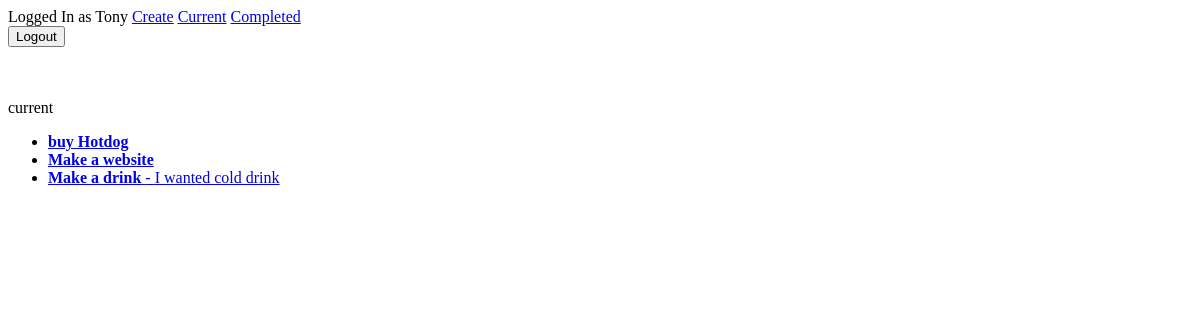
Page /current/ (signed in) on the earlier database version.
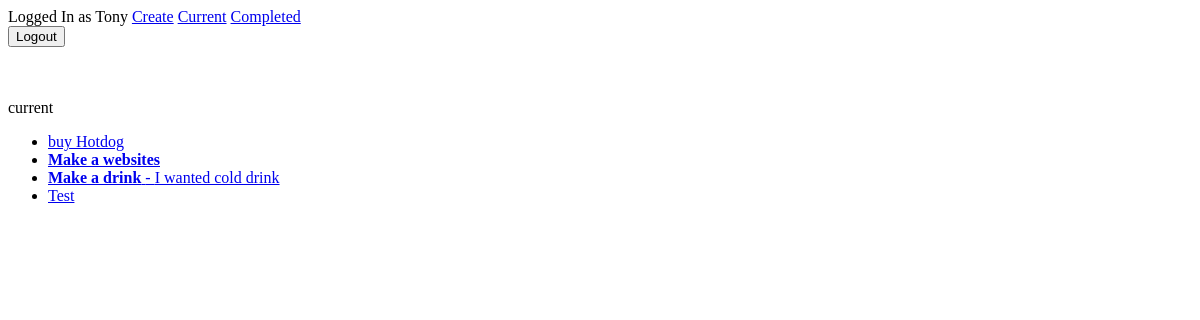
Same page on the later database version.
### todo/models.py (models this page shows, shortened)
class Todo(models.Model):
    title = models.CharField(max_length=100)
    memo = models.TextField(blank=True)
    created = models.DateTimeField(auto_now_add=True)
    datecompleted = models.DateTimeField(null=True, blank=True)
    important = models.BooleanField(default=False)
    user = models.ForeignKey(User, on_delete=models.CASCADE)

### todo/views.py (the view)
# urls.py: path('current/', views.currenttodos, name="currenttodos"),
@login_required
def currenttodos(request):
    todos = Todo.objects.filter(user=request.user, datecompleted__isnull=True)
    return render(request, 'todo/currenttodos.html', {'todos':todos})

### todo/templates/todo/currenttodos.html
{% extends 'todo/base.html' %}
{% block content %}
current
<ul>
  {% for todo in todos %}
  <li>
    <a href="{% url 'viewtodo' todo.id %}">
    {% if todo.important %}<b>{% endif %}{{ todo.title }}{% if todo.important %}</b>{% endif %}
    {% if todo.memo %} - {{ todo.memo }}{% endif %}
    </a>
  </li>
  {% endfor %}
</ul>
{% endblock %}

Differences in the rows shown:
changed Todo "buy Hotdog": important True → False (drawn)
changed Todo: title "Make a website" → "Make a websites"
added Todo: title "Test"
